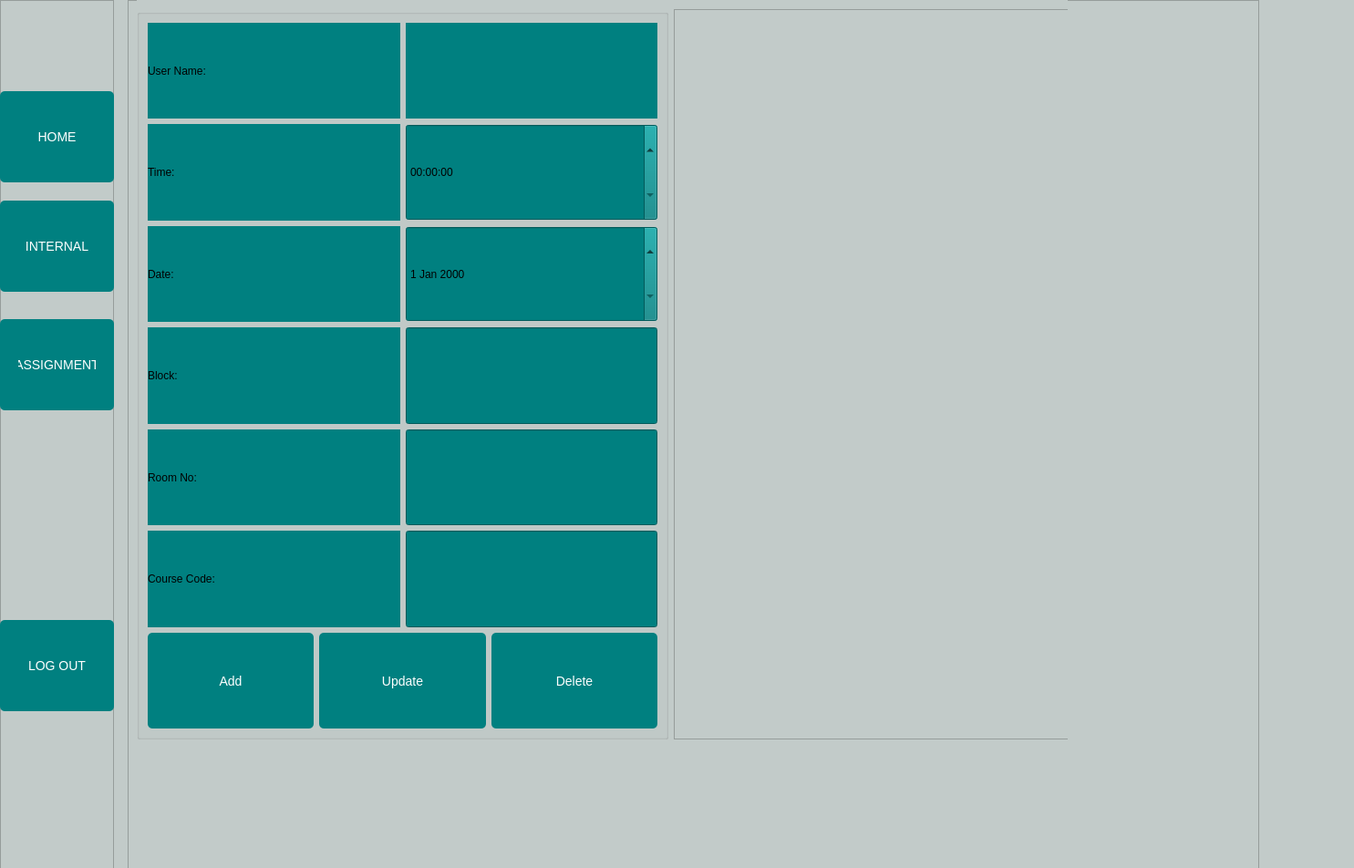
<?xml version="1.0" encoding="UTF-8"?>
<ui version="4.0">
 <class>teacherdashboard</class>
 <widget class="QDialog" name="teacherdashboard">
  <property name="geometry">
   <rect>
    <x>0</x>
    <y>0</y>
    <width>1485</width>
    <height>952</height>
   </rect>
  </property>
  <property name="windowTitle">
   <string>Dialog</string>
  </property>
  <property name="styleSheet">
   <string notr="true">background-color: rgb(194, 203, 201);</string>
  </property>
  <widget class="QFrame" name="frame">
   <property name="geometry">
    <rect>
     <x>0</x>
     <y>0</y>
     <width>125</width>
     <height>961</height>
    </rect>
   </property>
   <property name="frameShape">
    <enum>QFrame::StyledPanel</enum>
   </property>
   <property name="frameShadow">
    <enum>QFrame::Raised</enum>
   </property>
   <widget class="QPushButton" name="homeButton">
    <property name="geometry">
     <rect>
      <x>0</x>
      <y>100</y>
      <width>125</width>
      <height>100</height>
     </rect>
    </property>
    <property name="sizePolicy">
     <sizepolicy hsizetype="Fixed" vsizetype="Fixed">
      <horstretch>0</horstretch>
      <verstretch>0</verstretch>
     </sizepolicy>
    </property>
    <property name="mouseTracking">
     <bool>true</bool>
    </property>
    <property name="styleSheet">
     <string notr="true">QPushButton {
    background-color: rgb(0, 128, 128); 
    color: white;
    border: none;
    padding: 10px 20px;
    font-size: 14px;
    border-radius: 5px;
}

QPushButton:hover {
    background-color: rgb(32, 178, 170); 
}

QPushButton:focus {
    background-color: rgb(32,178,170); 
    border: 2px solid rgb(0, 128, 128); 

}
</string>
    </property>
    <property name="text">
     <string>HOME</string>
    </property>
   </widget>
   <widget class="QPushButton" name="logOut">
    <property name="geometry">
     <rect>
      <x>0</x>
      <y>680</y>
      <width>125</width>
      <height>100</height>
     </rect>
    </property>
    <property name="sizePolicy">
     <sizepolicy hsizetype="Fixed" vsizetype="Fixed">
      <horstretch>0</horstretch>
      <verstretch>0</verstretch>
     </sizepolicy>
    </property>
    <property name="styleSheet">
     <string notr="true">QPushButton {
    background-color: rgb(0, 128, 128); 
    color: white;
    border: none;
    padding: 10px 20px;
    font-size: 14px;
    border-radius: 5px;
}

QPushButton:hover {
    background-color: rgb(32, 178, 170); 
}

QPushButton:focus {
    background-color: rgb(32, 178, 170); 
    border: 2px solid rgb(0, 128, 128); 
}
</string>
    </property>
    <property name="text">
     <string>LOG OUT</string>
    </property>
   </widget>
   <widget class="QPushButton" name="internalButton">
    <property name="geometry">
     <rect>
      <x>0</x>
      <y>220</y>
      <width>125</width>
      <height>100</height>
     </rect>
    </property>
    <property name="sizePolicy">
     <sizepolicy hsizetype="Preferred" vsizetype="Preferred">
      <horstretch>0</horstretch>
      <verstretch>0</verstretch>
     </sizepolicy>
    </property>
    <property name="styleSheet">
     <string notr="true">QPushButton {
    background-color: rgb(0, 128, 128); 
    color: white;
    border: none;
    padding: 10px 20px;
    font-size: 14px;
    border-radius: 5px;
}

QPushButton:hover {
    background-color: rgb(32, 178, 170); 
}

QPushButton:focus {
    background-color: rgb(32, 178, 170); 
    border: 2px solid rgb(0, 128, 128); 
}
</string>
    </property>
    <property name="text">
     <string>INTERNAL</string>
    </property>
   </widget>
   <widget class="QPushButton" name="assignmentButton">
    <property name="geometry">
     <rect>
      <x>0</x>
      <y>350</y>
      <width>125</width>
      <height>100</height>
     </rect>
    </property>
    <property name="sizePolicy">
     <sizepolicy hsizetype="Preferred" vsizetype="Preferred">
      <horstretch>0</horstretch>
      <verstretch>0</verstretch>
     </sizepolicy>
    </property>
    <property name="styleSheet">
     <string notr="true">QPushButton {
    background-color: rgb(0, 128, 128); 
    color: white;
    border: none;
    padding: 10px 20px;
    font-size: 14px;
    border-radius: 5px;
}

QPushButton:hover {
    background-color: rgb(32, 178, 170); 
}

QPushButton:focus {
    background-color: rgb(32, 178, 170); 
    border: 2px solid rgb(0, 128, 128); 
}
</string>
    </property>
    <property name="text">
     <string>ASSIGNMENT</string>
    </property>
   </widget>
  </widget>
  <widget class="QFrame" name="frame_2">
   <property name="geometry">
    <rect>
     <x>140</x>
     <y>0</y>
     <width>1241</width>
     <height>981</height>
    </rect>
   </property>
   <property name="sizePolicy">
    <sizepolicy hsizetype="Expanding" vsizetype="Expanding">
     <horstretch>0</horstretch>
     <verstretch>0</verstretch>
    </sizepolicy>
   </property>
   <property name="frameShape">
    <enum>QFrame::StyledPanel</enum>
   </property>
   <property name="frameShadow">
    <enum>QFrame::Raised</enum>
   </property>
   <widget class="QStackedWidget" name="stackedWidget">
    <property name="geometry">
     <rect>
      <x>10</x>
      <y>0</y>
      <width>1021</width>
      <height>911</height>
     </rect>
    </property>
    <property name="styleSheet">
     <string notr="true">background-color: rgb(194, 203, 201); </string>
    </property>
    <property name="currentIndex">
     <number>2</number>
    </property>
    <widget class="QWidget" name="Home">
     <widget class="QLabel" name="status">
      <property name="geometry">
       <rect>
        <x>140</x>
        <y>120</y>
        <width>111</width>
        <height>41</height>
       </rect>
      </property>
      <property name="styleSheet">
       <string notr="true"/>
      </property>
      <property name="text">
       <string>TextLabel</string>
      </property>
     </widget>
     <widget class="QLabel" name="showusername">
      <property name="geometry">
       <rect>
        <x>0</x>
        <y>10</y>
        <width>411</width>
        <height>51</height>
       </rect>
      </property>
      <property name="styleSheet">
       <string notr="true">font: 9pt &quot;Segoe UI&quot;;

</string>
      </property>
      <property name="text">
       <string/>
      </property>
     </widget>
     <widget class="QCalendarWidget" name="Calender">
      <property name="geometry">
       <rect>
        <x>0</x>
        <y>90</y>
        <width>1071</width>
        <height>641</height>
       </rect>
      </property>
      <property name="styleSheet">
       <string notr="true">background-color: rgb(85, 170, 127);

calendarWidget-&gt;setStyleSheet(
    &quot;QCalendarWidget QAbstractItemView:enabled:selected {&quot;
    &quot;    background-color: rgb(100, 149, 237); /* Cornflower Blue */&quot;
    &quot;    color: white;&quot;
    &quot;}&quot;
    &quot;QCalendarWidget QAbstractItemView:enabled:hover {&quot;
    &quot;    background-color: rgb(173, 216, 230); /* Light Blue */&quot;
    &quot;}&quot;
    &quot;QCalendarWidget QAbstractItemView[date=\&quot;2024-07-17\&quot;]:enabled {&quot;
    &quot;    background-color: rgb(255, 192, 203); /* Pink */&quot;
    &quot;}&quot;
);
</string>
      </property>
     </widget>
    </widget>
    <widget class="QWidget" name="Assignment">
     <widget class="QWidget" name="layoutWidget">
      <property name="geometry">
       <rect>
        <x>20</x>
        <y>50</y>
        <width>691</width>
        <height>681</height>
       </rect>
      </property>
      <layout class="QHBoxLayout" name="horizontalLayout_12">
       <item>
        <widget class="QGroupBox" name="groupBox">
         <layout class="QVBoxLayout" name="verticalLayout">
          <item>
           <layout class="QHBoxLayout" name="horizontalLayout_11">
            <item>
             <widget class="QLabel" name="label_15">
              <property name="enabled">
               <bool>true</bool>
              </property>
              <property name="sizePolicy">
               <sizepolicy hsizetype="Fixed" vsizetype="Fixed">
                <horstretch>0</horstretch>
                <verstretch>0</verstretch>
               </sizepolicy>
              </property>
              <property name="styleSheet">
               <string notr="true">
    background-color: rgb(0, 128, 128); 
    color: white;
    border: none;
    padding: 10px 20px;
    font-size: 14px;
    border-radius: 5px;


</string>
              </property>
              <property name="text">
               <string>Date:</string>
              </property>
             </widget>
            </item>
            <item>
             <widget class="QDateEdit" name="assignmentDateEdit">
              <property name="sizePolicy">
               <sizepolicy hsizetype="Fixed" vsizetype="Fixed">
                <horstretch>0</horstretch>
                <verstretch>0</verstretch>
               </sizepolicy>
              </property>
              <property name="styleSheet">
               <string notr="true">
    background-color: rgb(0, 128, 128); 
    color: white;
    border: none;
    padding: 10px 20px;
    font-size: 14px;
    border-radius: 5px;


</string>
              </property>
             </widget>
            </item>
           </layout>
          </item>
          <item>
           <layout class="QHBoxLayout" name="horizontalLayout_10">
            <item>
             <widget class="QLabel" name="label_18">
              <property name="enabled">
               <bool>true</bool>
              </property>
              <property name="sizePolicy">
               <sizepolicy hsizetype="Fixed" vsizetype="Fixed">
                <horstretch>0</horstretch>
                <verstretch>0</verstretch>
               </sizepolicy>
              </property>
              <property name="styleSheet">
               <string notr="true">
    background-color: rgb(0, 128, 128); 
    color: white;
    border: none;
    padding: 10px 20px;
    font-size: 14px;
    border-radius: 5px;


</string>
              </property>
              <property name="text">
               <string>Course Code:</string>
              </property>
             </widget>
            </item>
            <item>
             <widget class="QLineEdit" name="assignmentCourseEdit">
              <property name="sizePolicy">
               <sizepolicy hsizetype="Fixed" vsizetype="Fixed">
                <horstretch>0</horstretch>
                <verstretch>0</verstretch>
               </sizepolicy>
              </property>
              <property name="styleSheet">
               <string notr="true">
    background-color: rgb(0, 128, 128); 
    color: white;
    border: none;
    padding: 10px 20px;
    font-size: 14px;
    border-radius: 5px;


</string>
              </property>
              <property name="text">
               <string/>
              </property>
             </widget>
            </item>
           </layout>
          </item>
          <item>
           <layout class="QHBoxLayout" name="horizontalLayout_8">
            <item>
             <widget class="QPushButton" name="assignmentAddButton">
              <property name="sizePolicy">
               <sizepolicy hsizetype="Fixed" vsizetype="Fixed">
                <horstretch>0</horstretch>
                <verstretch>0</verstretch>
               </sizepolicy>
              </property>
              <property name="styleSheet">
               <string notr="true">QPushButton {
    background-color: rgb(0, 128, 128); 
    color: white;
    border: none;
    padding: 10px 20px;
    font-size: 14px;
    border-radius: 5px;
}

QPushButton:hover {
    background-color: rgb(32, 178, 170); 
}

QPushButton:focus {
    background-color: rgb(32, 178, 170); 
    border: 2px solid rgb(0, 128, 128); 
}
</string>
              </property>
              <property name="text">
               <string>Add</string>
              </property>
             </widget>
            </item>
            <item>
             <widget class="QPushButton" name="assignmentupdateButton">
              <property name="sizePolicy">
               <sizepolicy hsizetype="Fixed" vsizetype="Fixed">
                <horstretch>0</horstretch>
                <verstretch>0</verstretch>
               </sizepolicy>
              </property>
              <property name="styleSheet">
               <string notr="true">QPushButton {
    background-color: rgb(0, 128, 128); 
    color: white;
    border: none;
    padding: 10px 20px;
    font-size: 14px;
    border-radius: 5px;
}

QPushButton:hover {
    background-color: rgb(32, 178, 170); 
}

QPushButton:focus {
    background-color: rgb(32, 178, 170); 
    border: 2px solid rgb(0, 128, 128); 
}
</string>
              </property>
              <property name="text">
               <string>Update</string>
              </property>
             </widget>
            </item>
            <item>
             <widget class="QPushButton" name="assignmentDeleteButton">
              <property name="sizePolicy">
               <sizepolicy hsizetype="Fixed" vsizetype="Fixed">
                <horstretch>0</horstretch>
                <verstretch>0</verstretch>
               </sizepolicy>
              </property>
              <property name="styleSheet">
               <string notr="true">QPushButton {
    background-color: rgb(0, 128, 128); 
    color: white;
    border: none;
    padding: 10px 20px;
    font-size: 14px;
    border-radius: 5px;
}

QPushButton:hover {
    background-color: rgb(32, 178, 170); 
}

QPushButton:focus {
    background-color: rgb(32, 178, 170); 
    border: 2px solid rgb(0, 128, 128); 
}
</string>
              </property>
              <property name="text">
               <string>Delete</string>
              </property>
             </widget>
            </item>
           </layout>
          </item>
         </layout>
        </widget>
       </item>
       <item>
        <widget class="QTableWidget" name="assignmentTableWidget"/>
       </item>
      </layout>
     </widget>
    </widget>
    <widget class="QWidget" name="Internal">
     <widget class="QLabel" name="label">
      <property name="geometry">
       <rect>
        <x>40</x>
        <y>20</y>
        <width>481</width>
        <height>41</height>
       </rect>
      </property>
      <property name="text">
       <string/>
      </property>
     </widget>
     <widget class="QWidget" name="layoutWidget">
      <property name="geometry">
       <rect>
        <x>0</x>
        <y>10</y>
        <width>1171</width>
        <height>801</height>
       </rect>
      </property>
      <layout class="QHBoxLayout" name="horizontalLayout_9">
       <item>
        <widget class="QGroupBox" name="groupBox">
         <property name="styleSheet">
          <string notr="true"/>
         </property>
         <layout class="QVBoxLayout" name="verticalLayout_2">
          <item>
           <layout class="QHBoxLayout" name="horizontalLayout_7">
            <item>
             <widget class="QLabel" name="label_3">
              <property name="styleSheet">
               <string notr="true">background-color: rgb(0, 128, 128);</string>
              </property>
              <property name="text">
               <string>User Name: </string>
              </property>
             </widget>
            </item>
            <item>
             <widget class="QLabel" name="userLable">
              <property name="styleSheet">
               <string notr="true">background-color: rgb(0, 128, 128);</string>
              </property>
              <property name="text">
               <string/>
              </property>
             </widget>
            </item>
           </layout>
          </item>
          <item>
           <layout class="QHBoxLayout" name="horizontalLayout">
            <item>
             <widget class="QLabel" name="label_4">
              <property name="styleSheet">
               <string notr="true">background-color: rgb(0, 128, 128);</string>
              </property>
              <property name="text">
               <string>Time:</string>
              </property>
             </widget>
            </item>
            <item>
             <widget class="QTimeEdit" name="timeEdit">
              <property name="sizePolicy">
               <sizepolicy hsizetype="Preferred" vsizetype="Preferred">
                <horstretch>0</horstretch>
                <verstretch>0</verstretch>
               </sizepolicy>
              </property>
              <property name="styleSheet">
               <string notr="true">background-color: rgb(0, 128, 128);</string>
              </property>
             </widget>
            </item>
           </layout>
          </item>
          <item>
           <layout class="QHBoxLayout" name="horizontalLayout_2">
            <item>
             <widget class="QLabel" name="label_6">
              <property name="styleSheet">
               <string notr="true">background-color: rgb(0, 128, 128);</string>
              </property>
              <property name="text">
               <string>Date:</string>
              </property>
             </widget>
            </item>
            <item>
             <widget class="QDateEdit" name="dateEdit">
              <property name="sizePolicy">
               <sizepolicy hsizetype="Preferred" vsizetype="Preferred">
                <horstretch>0</horstretch>
                <verstretch>0</verstretch>
               </sizepolicy>
              </property>
              <property name="styleSheet">
               <string notr="true">background-color: rgb(0, 128, 128);</string>
              </property>
             </widget>
            </item>
           </layout>
          </item>
          <item>
           <layout class="QHBoxLayout" name="horizontalLayout_3">
            <item>
             <widget class="QLabel" name="label_7">
              <property name="enabled">
               <bool>true</bool>
              </property>
              <property name="sizePolicy">
               <sizepolicy hsizetype="Preferred" vsizetype="Preferred">
                <horstretch>0</horstretch>
                <verstretch>0</verstretch>
               </sizepolicy>
              </property>
              <property name="styleSheet">
               <string notr="true">background-color: rgb(0, 128, 128);</string>
              </property>
              <property name="text">
               <string>Block:</string>
              </property>
             </widget>
            </item>
            <item>
             <widget class="QLineEdit" name="blockEdit">
              <property name="sizePolicy">
               <sizepolicy hsizetype="Preferred" vsizetype="Preferred">
                <horstretch>0</horstretch>
                <verstretch>0</verstretch>
               </sizepolicy>
              </property>
              <property name="styleSheet">
               <string notr="true">background-color: rgb(0, 128, 128);
font: 9pt &quot;Segoe UI&quot;;

</string>
              </property>
              <property name="text">
               <string/>
              </property>
             </widget>
            </item>
           </layout>
          </item>
          <item>
           <layout class="QHBoxLayout" name="horizontalLayout_4">
            <item>
             <widget class="QLabel" name="label_5">
              <property name="styleSheet">
               <string notr="true">background-color: rgb(0, 128, 128);</string>
              </property>
              <property name="text">
               <string>Room No:</string>
              </property>
             </widget>
            </item>
            <item>
             <widget class="QLineEdit" name="roomEdit">
              <property name="sizePolicy">
               <sizepolicy hsizetype="Preferred" vsizetype="Preferred">
                <horstretch>0</horstretch>
                <verstretch>0</verstretch>
               </sizepolicy>
              </property>
              <property name="styleSheet">
               <string notr="true">background-color: rgb(0, 128, 128);</string>
              </property>
             </widget>
            </item>
           </layout>
          </item>
          <item>
           <layout class="QHBoxLayout" name="horizontalLayout_5">
            <item>
             <widget class="QLabel" name="label_8">
              <property name="enabled">
               <bool>true</bool>
              </property>
              <property name="sizePolicy">
               <sizepolicy hsizetype="Preferred" vsizetype="Preferred">
                <horstretch>0</horstretch>
                <verstretch>0</verstretch>
               </sizepolicy>
              </property>
              <property name="styleSheet">
               <string notr="true">background-color: rgb(0, 128, 128);</string>
              </property>
              <property name="text">
               <string>Course Code:</string>
              </property>
             </widget>
            </item>
            <item>
             <widget class="QLineEdit" name="courseEdit">
              <property name="sizePolicy">
               <sizepolicy hsizetype="Preferred" vsizetype="Preferred">
                <horstretch>0</horstretch>
                <verstretch>0</verstretch>
               </sizepolicy>
              </property>
              <property name="styleSheet">
               <string notr="true">background-color: rgb(0, 128, 128);</string>
              </property>
              <property name="text">
               <string/>
              </property>
             </widget>
            </item>
           </layout>
          </item>
          <item>
           <layout class="QHBoxLayout" name="horizontalLayout_6">
            <item>
             <widget class="QPushButton" name="internalAdd">
              <property name="sizePolicy">
               <sizepolicy hsizetype="Preferred" vsizetype="Preferred">
                <horstretch>0</horstretch>
                <verstretch>0</verstretch>
               </sizepolicy>
              </property>
              <property name="styleSheet">
               <string notr="true">QPushButton {
    background-color: rgb(0, 128, 128); 
    color: white;
    border: none;
    padding: 10px 20px;
    font-size: 14px;
    border-radius: 5px;
}

QPushButton:hover {
    background-color: rgb(32, 178, 170); 
}
</string>
              </property>
              <property name="text">
               <string>Add</string>
              </property>
             </widget>
            </item>
            <item>
             <widget class="QPushButton" name="internalUpdate">
              <property name="sizePolicy">
               <sizepolicy hsizetype="Preferred" vsizetype="Preferred">
                <horstretch>0</horstretch>
                <verstretch>0</verstretch>
               </sizepolicy>
              </property>
              <property name="styleSheet">
               <string notr="true">QPushButton {
    background-color: rgb(0, 128, 128); 
    color: white;
    border: none;
    padding: 10px 20px;
    font-size: 14px;
    border-radius: 5px;
}

QPushButton:hover {
    background-color: rgb(32, 178, 170); 
}
</string>
              </property>
              <property name="text">
               <string>Update</string>
              </property>
             </widget>
            </item>
            <item>
             <widget class="QPushButton" name="internalDelete">
              <property name="sizePolicy">
               <sizepolicy hsizetype="Preferred" vsizetype="Preferred">
                <horstretch>0</horstretch>
                <verstretch>0</verstretch>
               </sizepolicy>
              </property>
              <property name="styleSheet">
               <string notr="true">QPushButton {
    background-color: rgb(0, 128, 128); 
    color: white;
    border: none;
    padding: 10px 20px;
    font-size: 14px;
    border-radius: 5px;
}

QPushButton:hover {
    background-color: rgb(32, 178, 170); 
}

</string>
              </property>
              <property name="text">
               <string>Delete</string>
              </property>
             </widget>
            </item>
           </layout>
          </item>
         </layout>
        </widget>
       </item>
       <item>
        <widget class="QTableWidget" name="internalTableWidget">
         <property name="sizePolicy">
          <sizepolicy hsizetype="Preferred" vsizetype="Preferred">
           <horstretch>0</horstretch>
           <verstretch>0</verstretch>
          </sizepolicy>
         </property>
        </widget>
       </item>
      </layout>
     </widget>
    </widget>
   </widget>
  </widget>
 </widget>
 <resources/>
 <connections/>
</ui>
